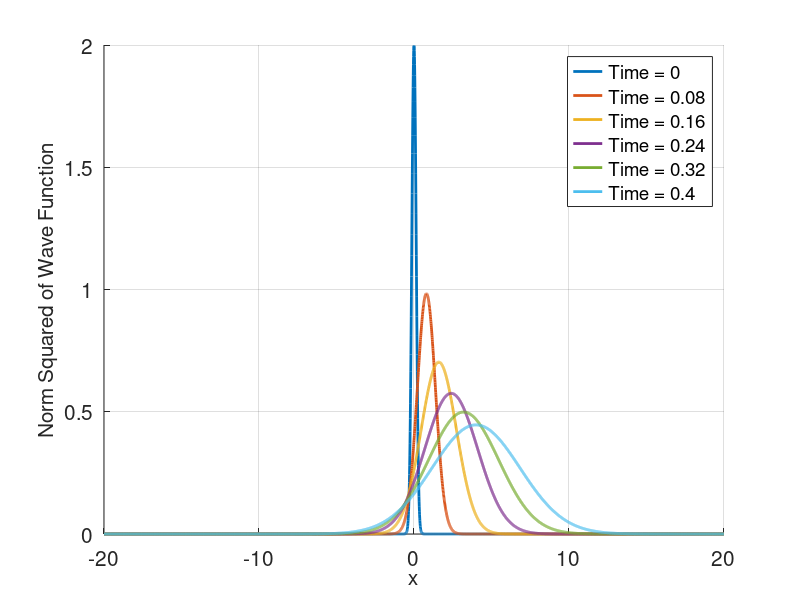

This chart was generated by the following MATLAB code:
function FreeSchrodinger()
close all
fsz = 15; % fontsize

% solves u_t = i/2 u_{xx};

%Space Parameters
dx = 0.01;
L = 40;                 %Length of x-interval
N = round(L/dx);        %Coallocation Points
x = linspace(-L/2,L/2,N+1);
x(end) = [];

% Time Parameters
dt = 0.01;
tmax = 0.4;
t = 0;
pause_duration = 0.05;
epsilon = 1e-15;

% Frequencies
k = -N/2 : (N/2 - 1); % wave numbers
freq = k.*(2*pi/L); 
freq2 = freq.^2;

% Initial Data
k0 = 10;
sigma = 0.1;
u0 = power( 1/(2*pi*sigma^2), 1/4).*exp(- x.^2/(4*sigma^2) + 1i*k0.*x);

% Solution via two methods
u_dft = u0;
u_rk = u0;

% Figure
figure(1); clf;   % Create a new figure
hold on;
legendLabels = cell(1, 6);  % Initialize cell array to store legend labels

while(t <= tmax+epsilon)

    %METHOD 1: Discrete Fourier Transform

    % u0 in Fourier space
    v_dft = fftshift(fft(u_dft));

    % solve in Fourier space.
    vnew_dft = exp(-0.5i*dt.*freq2).*v_dft;

    % return to real space
    unew_dft = ifft(ifftshift(vnew_dft)); 

    %METHOD 2: Method of Lines + RK4

    % RK4 step
    k1=rhs(dx,u_rk);
    k2=rhs(dx,u_rk+0.5*dt*k1);
    k3=rhs(dx,u_rk+0.5*dt*k2);
    k4=rhs(dx,u_rk+dt*k3);
    unew_rk=u_rk+(dt/6).*(k1+2*k2+2*k3+k4);

    %update plots
    if abs(5*t/tmax-round(5*t/tmax)) < 10*epsilon
        plot(x, abs(u_dft),'LineWidth',2);
        hold on;
        legendLabels{int32(round(5*t/tmax))+1} = sprintf('Time = %g', t);
        xlabel('x','FontSize',fsz);
        ylabel('Norm Squared of Wave Function','FontSize',fsz);
        set(gca,'FontSize',fsz);
        grid on;
        drawnow
    end
    %disp(legendLabels)

    % Update varibales etc.
    probability = prob(sigma,k0,x,t);
    trapz(x,probability);
    u_dft = unew_dft;
    u_rk = unew_rk;
    t=t+dt;

    %set(hpic1,'xdata',x,'ydata', sqrt(probability) );
    %set(hpic2,'xdata',x,'ydata', abs(u_dft) );
    
    pause(pause_duration);
end

% Legend
legend(legendLabels, 'Location', 'best');

function rhs = prob(sigma,k,position,time)
    A1 = power(2/pi, 1/4);
    A2 = power( (1i*time)/sigma + 2*sigma, 1/2);
    A3 = 1i*position.^2 -2*k*sigma^2*(k*time - 2.*position);
    A4 = 2*(time - 2i*sigma^2);
    wave = (A1/A2)*exp(A3/A4);
    wave_conj = conj(wave);
    rhs=wave.*wave_conj;

function RHS=rhs(dx,u_inter)
    shiftedLeft = circshift(u_inter, [0, -1]);
    shiftedRight = circshift(u_inter, [0, +1]);
    RHS = (1i/(2*dx^2)).*( shiftedLeft + shiftedRight - 2.*u_inter );


%Plot initial figures
%figure(1); clf; 
%probability = prob(sigma,k0,x,t);
%hpic1 = plot(x, sqrt(probability),'LineWidth',2,'color','b'); 
%hold on;
%hpic2 = plot(x, abs(u0),'LineWidth',2,'color','r'); 
%xlabel('x','FontSize',fsz);
%ylabel('Norm Squared of Wave Function','FontSize',fsz);
%set(gca,'FontSize',fsz);
%grid
%drawnow
